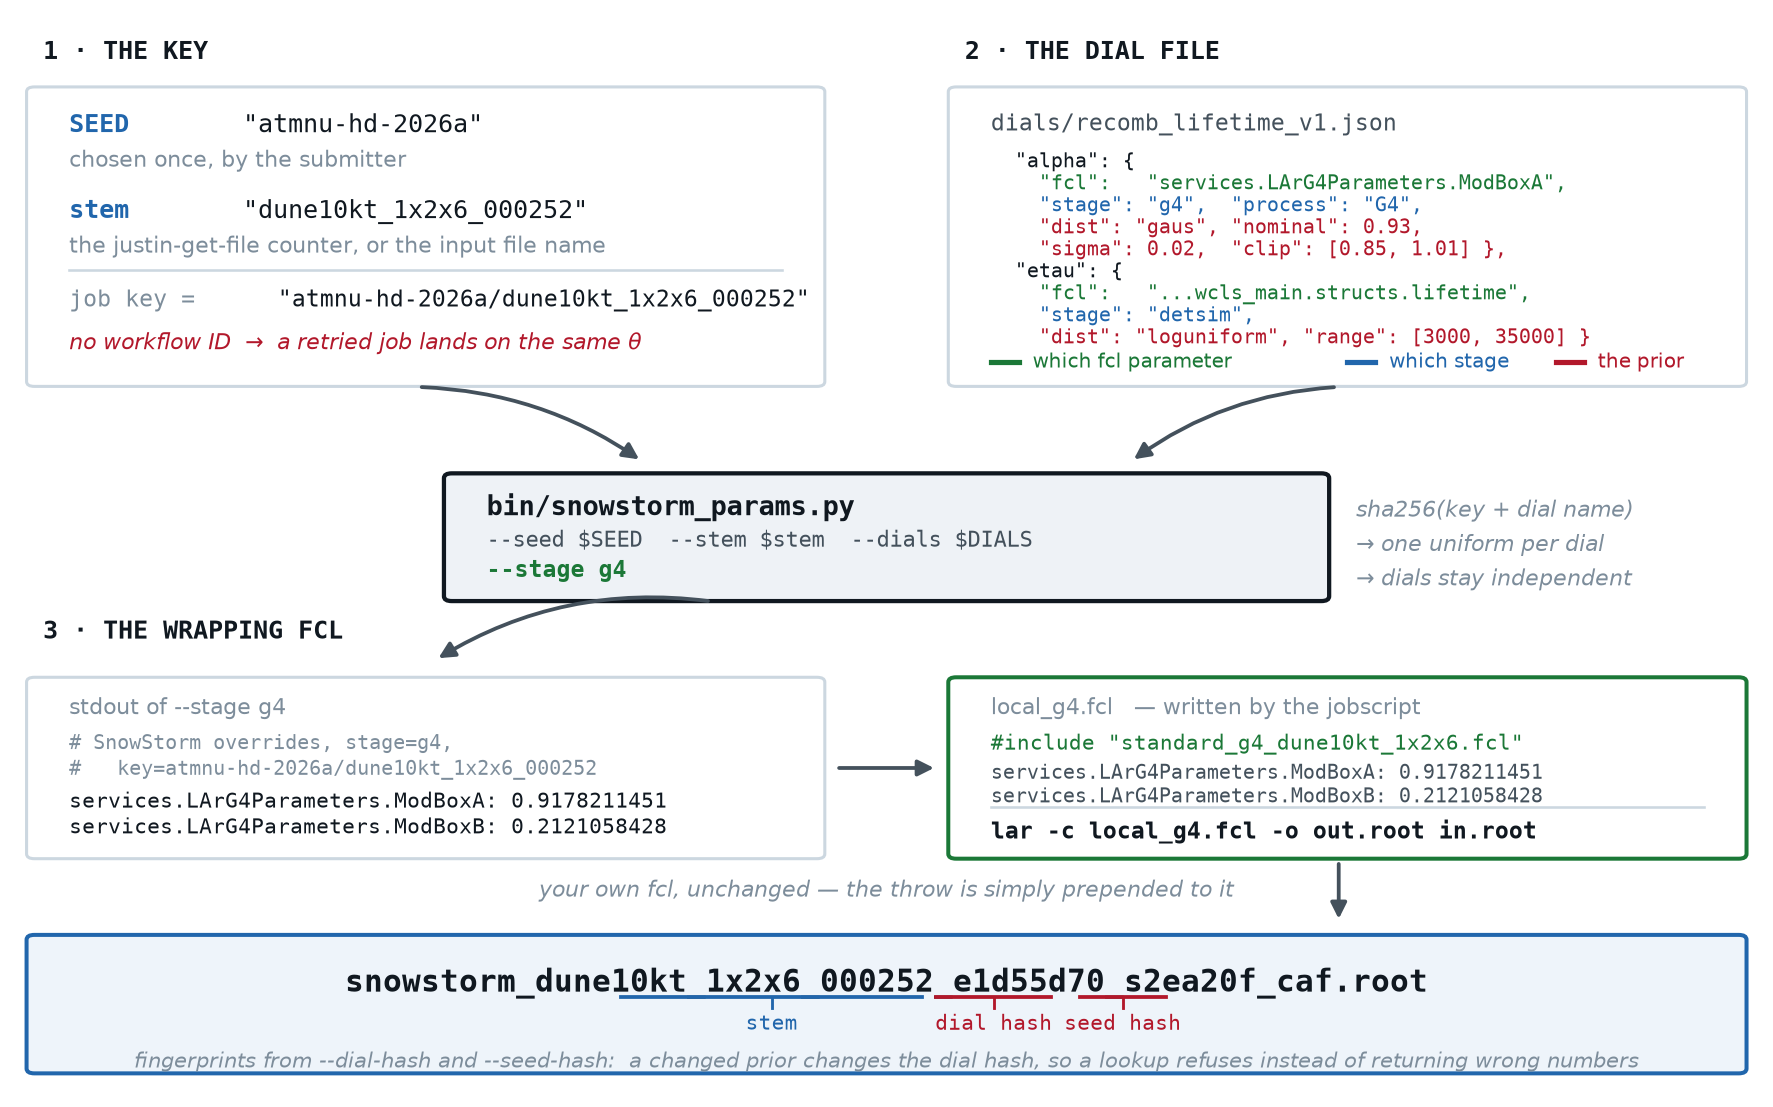

The Python source for this figure:
"""Schematic of the throw: where the key comes from, how a dial is declared,
and how the wrapping fcl is written.

Laid out on a 100x100 grid over a 13.2 x 8.2 in canvas, so one y-unit is
0.082 in and a 9 pt line is ~1.55 units tall -- LH below is the line pitch that
keeps text clear of its own box.
"""
import matplotlib
matplotlib.use("Agg")
import matplotlib.pyplot as plt
from matplotlib.patches import FancyBboxPatch, FancyArrowPatch

OUT = "/exp/dune/data/users/pgranger/repos/snowstorm-justin/docs/fig_throw.png"
INK, INK2, INK3 = "#101820", "#44515c", "#7d8d9b"
BLUE, RED, GREEN = "#2166ac", "#b2182b", "#1b7837"
TINT, RULE, PAPER = "#f2f6f9", "#ccd7e0", "#ffffff"
MF = "DejaVu Sans Mono"
LH = 2.75                      # line pitch for 9.2 pt mono

fig, ax = plt.subplots(figsize=(13.2, 8.2))
ax.set_xlim(0, 100); ax.set_ylim(0, 100); ax.axis("off")

def card(x, y, w, h, ec=RULE, fc=TINT, lw=1.3):
    ax.add_patch(FancyBboxPatch((x, y), w, h, boxstyle="round,pad=0.45",
                                fc=fc, ec=ec, lw=lw, zorder=2))

def head(x, y, t, c=INK):
    ax.text(x, y, t, fontsize=10.5, color=c, va="bottom", zorder=4,
            family=MF, weight="bold")

def m(x, y, t, s=9.2, c=INK, w="normal"):
    ax.text(x, y, t, fontsize=s, color=c, va="top", zorder=4, family=MF, weight=w)

def sans(x, y, t, s=9.2, c=INK3, style="normal", ha="left"):
    ax.text(x, y, t, fontsize=s, color=c, va="top", ha=ha, zorder=4, style=style)

def arrow(p, q, c=INK2, rad=0.0, lw=1.6, ls="-"):
    ax.add_patch(FancyArrowPatch(p, q, arrowstyle="-|>", mutation_scale=14,
                                 lw=lw, color=c, linestyle=ls, zorder=3,
                                 connectionstyle=f"arc3,rad={rad}"))

# ======================================================= 1. the key
head(1.5, 95.5, "1 · THE KEY")
card(1, 66, 45, 27, RULE, PAPER)
m(3, 91.0, "SEED", 10.5, BLUE, "bold"); m(13, 91.0, '"atmnu-hd-2026a"', 10.5)
sans(3, 87.6, "chosen once, by the submitter")
m(3, 83.0, "stem", 10.5, BLUE, "bold"); m(13, 83.0, '"dune10kt_1x2x6_000252"', 10.5)
sans(3, 79.6, "the justin-get-file counter, or the input file name")
ax.plot([3, 44], [76.4, 76.4], color=RULE, lw=1.1, zorder=4)
m(3, 74.6, "job key =", 9.6, INK3)
m(15, 74.6, '"atmnu-hd-2026a/dune10kt_1x2x6_000252"', 9.6, INK)
sans(3, 70.6, "no workflow ID  →  a retried job lands on the same θ",
     9.2, RED, "italic")

# ======================================================= 2. the dial file
head(54.5, 95.5, "2 · THE DIAL FILE")
card(54, 66, 45, 27, RULE, PAPER)
m(56, 91.0, "dials/recomb_lifetime_v1.json", 9.6, INK2)
for i, (t, c) in enumerate([
        ('  "alpha": {', INK),
        ('    "fcl":   "services.LArG4Parameters.ModBoxA",', GREEN),
        ('    "stage": "g4",  "process": "G4",', BLUE),
        ('    "dist": "gaus", "nominal": 0.93,', RED),
        ('    "sigma": 0.02,  "clip": [0.85, 1.01] },', RED),
        ('  "etau": {', INK),
        ('    "fcl":   "...wcls_main.structs.lifetime",', GREEN),
        ('    "stage": "detsim",', BLUE),
        ('    "dist": "loguniform", "range": [3000, 35000] }', RED)]):
    m(56, 87.4 - i * 2.05, t, 8.6, c)
for x, c, t in [(56, GREEN, "which fcl parameter"), (76.5, BLUE, "which stage"),
                (88.5, RED, "the prior")]:
    ax.plot([x, x + 1.6], [67.8, 67.8], color=c, lw=2.2, zorder=4)
    ax.text(x + 2.4, 67.8, t, fontsize=8.6, color=c, va="center", zorder=4)

# ======================================================= the tool
arrow((23, 65.5), (36, 58.5), rad=-0.15)
arrow((76, 65.5), (64, 58.5), rad=0.15)
card(25, 46, 50, 11, INK, "#eef2f6", 1.8)
m(27, 55.6, "bin/snowstorm_params.py", 11.5, INK, "bold")
m(27, 52.2, "--seed $SEED  --stem $stem  --dials $DIALS", 9.2, INK2)
m(27, 49.4, "--stage g4", 9.6, GREEN, "bold")
sans(77, 55.0, "sha256(key + dial name)", 9.2, INK3, "italic")
sans(77, 51.8, "→ one uniform per dial", 9.2, INK3, "italic")
sans(77, 48.6, "→ dials stay independent", 9.2, INK3, "italic")

# ======================================================= 3. the wrapping fcl
head(1.5, 41.5, "3 · THE WRAPPING FCL")
arrow((40, 45.5), (24, 40.0), rad=0.18)
card(1, 22, 45, 16, RULE, PAPER)
sans(3, 36.6, "stdout of --stage g4", 9.2, INK3)
m(3, 33.2, "# SnowStorm overrides, stage=g4,", 8.6, INK3)
m(3, 30.8, "#   key=atmnu-hd-2026a/dune10kt_1x2x6_000252", 8.6, INK3)
m(3, 27.8, "services.LArG4Parameters.ModBoxA: 0.9178211451", 8.8)
m(3, 25.4, "services.LArG4Parameters.ModBoxB: 0.2121058428", 8.8)

arrow((47, 30), (53, 30), rad=0)

card(54, 22, 45, 16, GREEN, PAPER, 1.7)
sans(56, 36.6, "local_g4.fcl   — written by the jobscript", 9.2, INK3)
m(56, 33.2, '#include "standard_g4_dune10kt_1x2x6.fcl"', 8.8, GREEN)
m(56, 30.4, "services.LArG4Parameters.ModBoxA: 0.9178211451", 8.4, INK2)
m(56, 28.2, "services.LArG4Parameters.ModBoxB: 0.2121058428", 8.4, INK2)
ax.plot([56, 97], [26.4, 26.4], color=RULE, lw=1.1, zorder=4)
m(56, 25.2, "lar -c local_g4.fcl -o out.root in.root", 9.6, INK, "bold")

sans(50, 19.6, "your own fcl, unchanged — the throw is simply prepended to it",
     9.2, INK3, "italic", ha="center")

# ======================================================= the output name
arrow((76, 21.5), (76, 15.5), rad=0)
card(1, 2, 98, 12, BLUE, "#eef4fa", 1.7)
ax.text(50, 11.4, "snowstorm_dune10kt_1x2x6_000252_e1d55d70_s2ea20f_caf.root",
        fontsize=13, color=INK, ha="center", va="top", zorder=4,
        family=MF, weight="bold")
X0, CW = 26.5, 0.824          # left edge and character advance of the name
for lo, hi, t, c in [(10, 31, "stem", BLUE), (32, 40, "dial hash", RED),
                     (42, 48, "seed hash", RED)]:
    x = X0 + CW * (lo + hi) / 2
    ax.plot([X0 + CW * lo, X0 + CW * hi], [8.7, 8.7], color=c, lw=1.6, zorder=4)
    ax.plot([x, x], [8.7, 7.6], color=c, lw=1.2, zorder=4)
    ax.text(x, 7.1, t, fontsize=8.8, color=c, ha="center", va="top",
            zorder=4, family=MF)
sans(50, 3.6, "fingerprints from --dial-hash and --seed-hash:  a changed prior changes "
     "the dial hash, so a lookup refuses instead of returning wrong numbers",
     9.0, INK3, "italic", ha="center")

fig.savefig(OUT, bbox_inches="tight", dpi=170, facecolor="white")
print("wrote", OUT)
